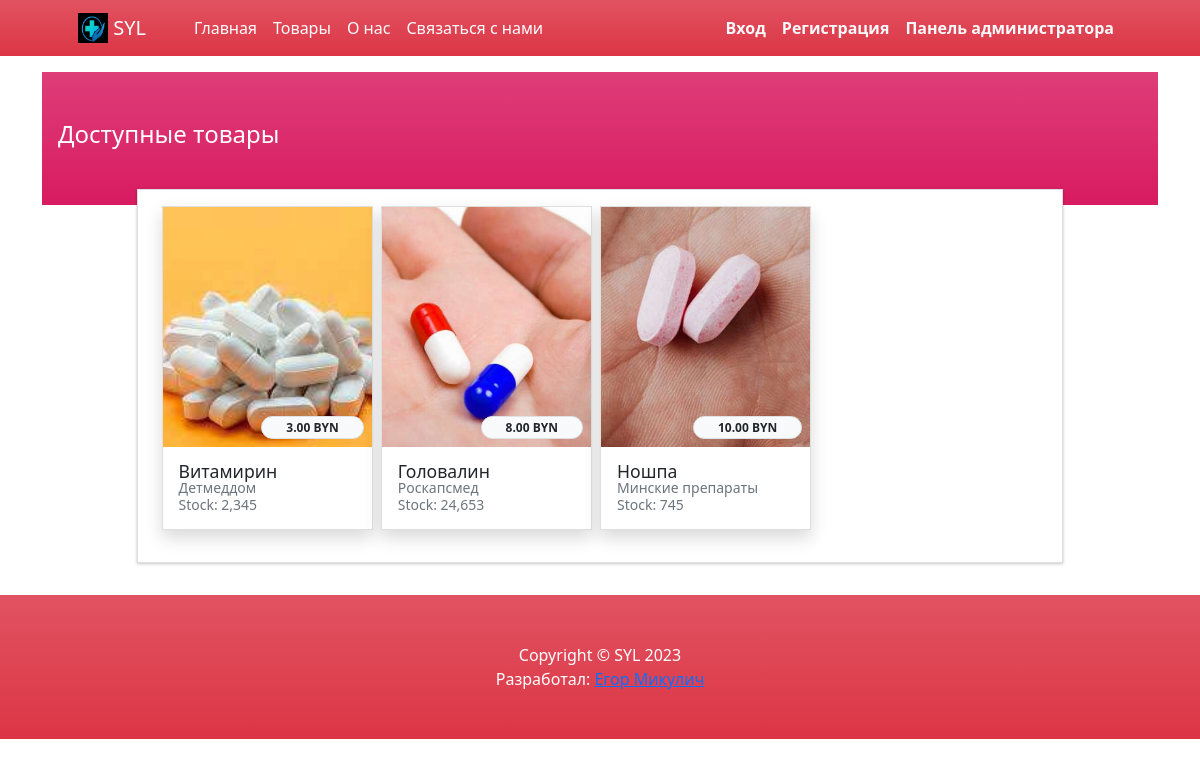
Screenshot of /?p=products with the database file from the repository.
### tables this page shows
CREATE TABLE `product_list` (
  `id` int(30) NOT NULL,
  `category_id` int(30) NOT NULL,
  `brand` text NOT NULL,
  `name` text NOT NULL,
  `description` text NOT NULL,
  `dose` varchar(250) NOT NULL,
  `price` float(12,2) NOT NULL DEFAULT 0.00,
  `image_path` text DEFAULT NULL,
  `status` tinyint(1) NOT NULL DEFAULT 1,
  `delete_flag` tinyint(1) NOT NULL DEFAULT 0,
  `date_created` datetime NOT NULL DEFAULT current_timestamp(),
  `date_updated` datetime NOT NULL DEFAULT current_timestamp() ON UPDATE current_timestamp()
);

### config.php (called while the page is built, shortened)
<?php
require_once('classes/SystemSettings.php');
function validate_image($file){
    global $_settings;
	if(!empty($file)){
        $ex = explode("?",$file);
        $file = $ex[0];
        $ts = isset($ex[1]) ? "?".$ex[1] : '';
		if(is_file(base_app.$file)){
			return base_url.$file.$ts;
		}else{
			return base_url.($_settings->info('logo'));
		}
	}else{
		return base_url.($_settings->info('logo'));
	}
}
function format_num($number = '' , $decimal = ''){
    if(is_numeric($number)){
        $ex = explode(".",$number);
        $decLen = isset($ex[1]) ? strlen($ex[1]) : 0;
        if(is_numeric($decimal)){
            return number_format($number,$decimal);
        }else{
            return number_format($number,$decLen);
        }
    }else{
        return "Неверный ввод";
    }
}
?>

### products/index.php (the view, shortened to what this page needs)
<section class="py-3">
	<div class="container">
		<div class="content bg-gradient-maroon py-5 px-3">
			<h4 class="">Доступные товары</h4>
		</div>
		<div class="row mt-n3 justify-content-center">
            <div class="col-lg-10 col-md-11 col-sm-11 col-sm-11">
                <div class="card card-outline rounded-0">
                    <div class="card-body">
                        <div class="row row-cols-xl-4 row-md-6 col-sm-12 col-xs-12 gy-2 gx-2">
                            <?php
                                $qry = $conn->query("SELECT *, (COALESCE((SELECT SUM(quantity) FROM `stock_list` where product_id = product_list.id and (expiration IS NULL or date(expiration) > '".date("Y-m-d")."') ), 0) - COALESCE((SELECT SUM(quantity) FROM `order_items` where product_id = product_list.id), 0)) as `available` FROM `product_list` where (COALESCE((SELECT SUM(quantity) FROM `stock_list` where product_id = product_list.id and (expiration IS NULL or date(expiration) > '".date("Y-m-d")."') ), 0) - COALESCE((SELECT SUM(quantity) FROM `order_items` where product_id = product_list.id), 0)) > 0 order by RAND()");
                                while($row = $qry->fetch_assoc()):
                            ?>
                            <div class="col">
                                <a class="card rounded-0 shadow product-item text-decoration-none text-reset" href="./?p=products/view_product&id=<?= $row['id'] ?>">
                                    <div class="position-relative">
                                        <div class="img-top position-relative product-img-holder">
                                            <img src="<?= validate_image($row['image_path']) ?>" alt="" class="product-img">
                                        </div>
                                        <div class="position-absolute bottom-1 right-1" style="bottom:.5em;right:.5em">
                                            <span class="badge badge-light bg-gradient-light border text-dark px-4 rounded-pill"><?= format_num($row['price'], 2) ?> BYN</span>
                                        </div>
                                    </div>
                                    <div class="card-body">
                                        <div style="line-height:1em">
                                            <div class="card-title w-100 mb-0"><?= $row['name'] ?></div>
                                            <div class="card-description w-100"><small class="text-muted"><?= $row['brand'] ?></small></div>
                                            <div class="card-description w-100"><small class="text-muted">Stock: <?= format_num($row['available'],0) ?></small></div>
                                        </div>
                                    </div>
                                </a>
                            </div>
                            <?php endwhile; ?>
                        </div>
                    </div>
                </div>
            </div>
		</div>
	</div>
</section>

### products/index.php (style rules this page uses)
.product-img-holder { width:100%; height:15em; overflow:hidden; }
.product-img { width:100%; height:100%; object-fit: cover; object-position: center center; transition: all .3s ease-in-out; }

### rows the page displays
product_list: image_path (picture), price "3.00", name "Витамирин", brand "Детмеддом", available "2,345"
product_list: image_path (picture), price "8.00", name "Головалин", brand "Роскапсмед", available "24,653"
product_list: image_path (picture), price "10.00", name "Ношпа", brand "Минские препараты", available "745"

### other values shown
$_settings->info('short_name') "SYL"
